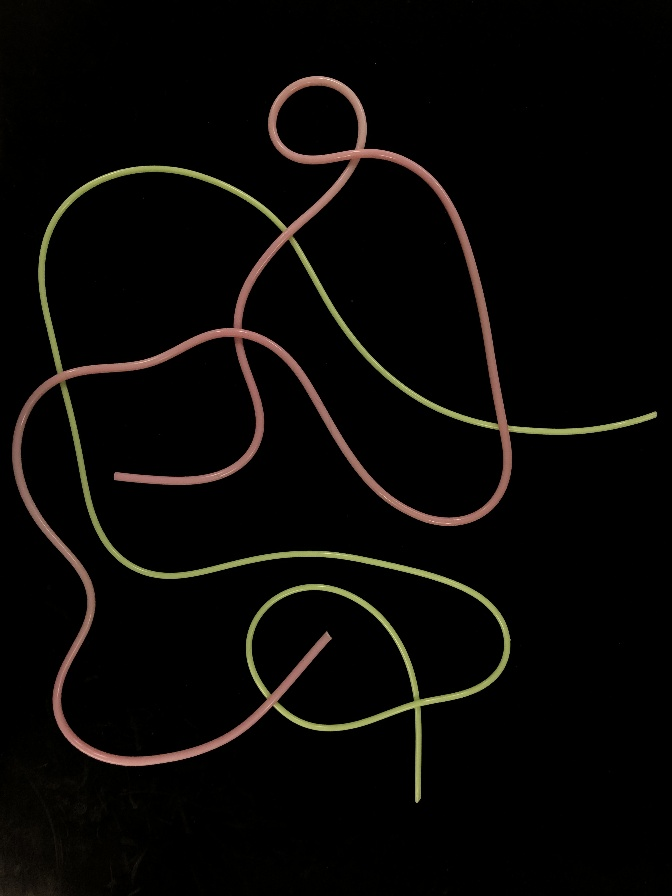
#> input picture dataset/images/img1.jpg, 672 x 896 px
$ python run.py dataset/images/img1.jpg   (older library calls are emulated)
#> lines starting #> are read from the running program, lines starting #| are printed output that depends on the picture; after the words box and inside, x2 and y2 are one past the last pixel; in counts of white or black regions, pixels touching at a corner belong together
#> further down, img is the input picture: shape (896, 672, 3); mean B, G, R 6.1, 8, 9.5
### mBEST/color_masks.py
import cv2
import numpy as np


def detect_pink_green_teal(img):
    hsv = cv2.cvtColor(img, cv2.COLOR_BGR2HSV)
#> hsv: shape (896, 672, 3); mean H, S, V 8.7, 43.6, 9.8

    # Pink
    lower_pink = np.array([0, 20, 75])
    upper_pink = np.array([20, 255, 255])
    mask_pink = cv2.inRange(hsv, lower_pink, upper_pink)
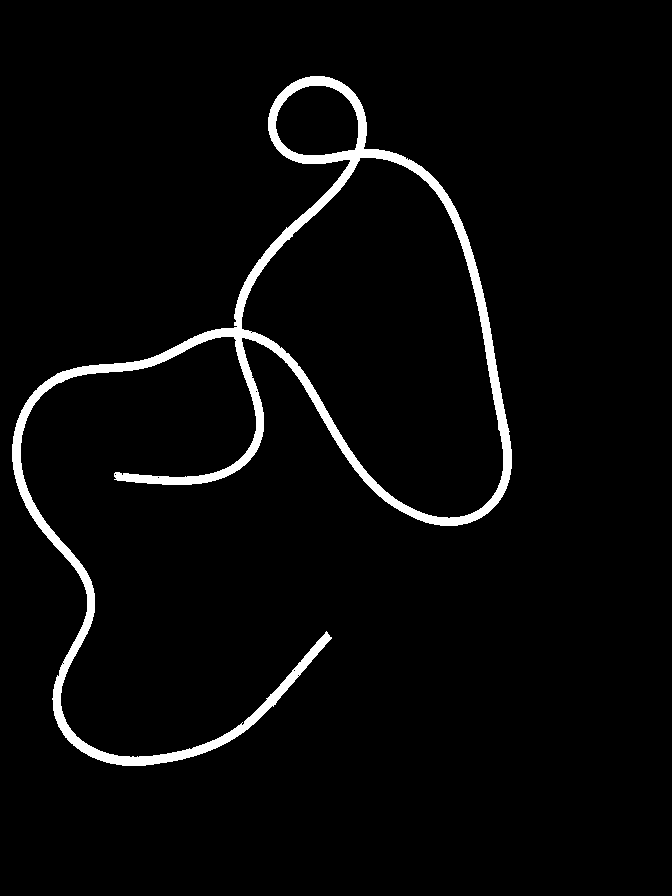
#> mask_pink: shape (896, 672); 3.5% white; 1 white region, box (x1, y1, x2, y2) and area: (12, 76, 512, 766) 20981

    lower_pink = np.array([160, 20, 75])
    upper_pink = np.array([180, 255, 255])
    mask_pink += cv2.inRange(hsv, lower_pink, upper_pink)
#> mask_pink: shape (896, 672); 3.5% white; 1 white region, box (x1, y1, x2, y2) and area: (12, 76, 512, 766) 21030

    # Green
    lower_green = np.array([25, 20, 75])
    upper_green = np.array([50, 255, 255])
    mask_green = cv2.inRange(hsv, lower_green, upper_green)
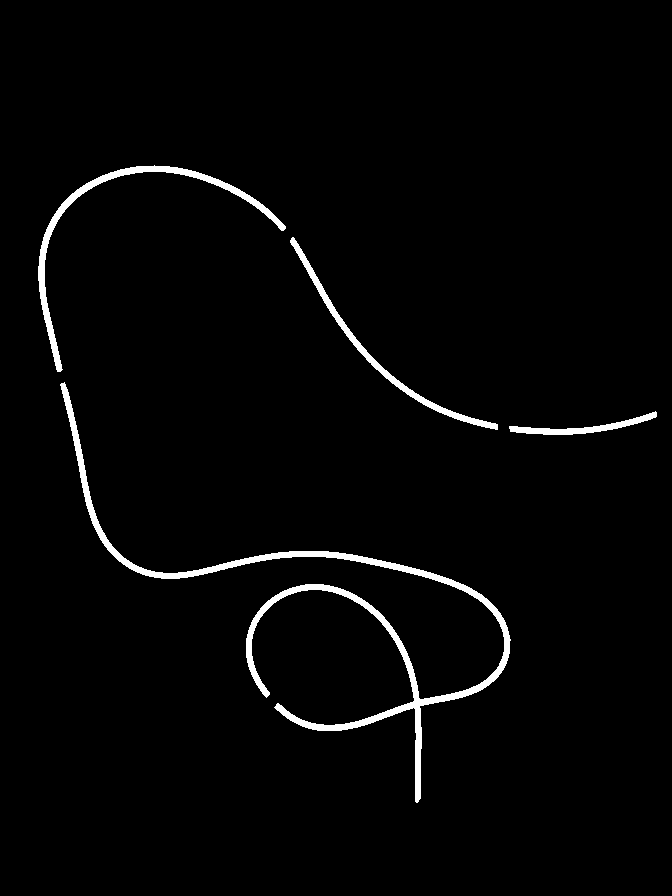
#> mask_green: shape (896, 672); 2.3% white; 4 white regions, box (x1, y1, x2, y2) and area: (60, 382, 511, 803) 8165, (38, 165, 286, 372) 2736, (290, 237, 498, 430) 1795, (509, 411, 657, 435) 927

    # Teal
    lower_teal = np.array([50, 20, 20])
    upper_teal = np.array([120, 255, 255])
    mask_teal = cv2.inRange(hsv, lower_teal, upper_teal)
#> mask_teal: shape (896, 672); every value is 0

    # Combine masks
    mask = mask_pink + mask_green + mask_teal
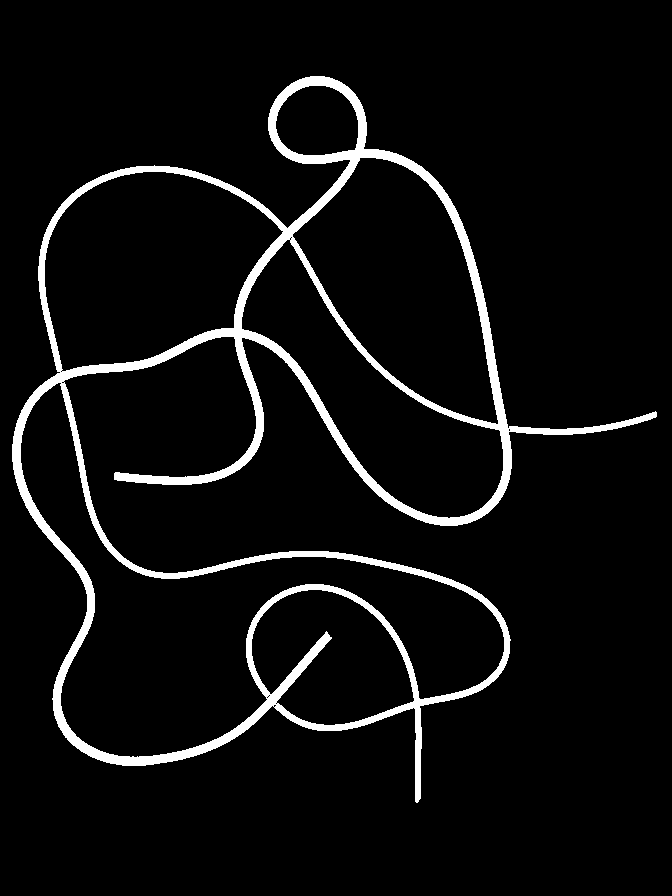
#> mask: shape (896, 672); 5.8% white; 1 white region, box (x1, y1, x2, y2) and area: (12, 76, 657, 803) 34653
    mask[mask != 0] = 255

    # Denoise
    kernel = np.ones((3, 3), np.uint8)
    mask = cv2.morphologyEx(mask, cv2.MORPH_CLOSE, kernel)
#> mask: shape (896, 672); 5.8% white; 1 white region, box (x1, y1, x2, y2) and area: (12, 76, 657, 803) 34701
    mask = cv2.morphologyEx(mask, cv2.MORPH_OPEN, kernel)
#> mask: shape (896, 672); 5.8% white; 1 white region, box (x1, y1, x2, y2) and area: (12, 76, 657, 802) 34690

    return mask

### mBEST/mBEST.py
import cv2
import numpy as np
import matplotlib.pyplot as plt
from time import time
from itertools import combinations
from skimage.draw import line
from sklearn.cluster import DBSCAN
import mBEST.utils as ut
import mBEST.skeletonize as sk


class mBEST:
    def __init__(self, colors=None):
        self.epsilon = None
        self.delta = None
        self.delta_i = None

        self.end_point_kernel = np.array(([1, 1, 1], [1, 10, 1], [1, 1, 1]), dtype=np.uint8)

        self.adjacent_pixel_clusterer = DBSCAN(eps=2, min_samples=1)

        self.image = None
        self.blurred_image = None
        self.dist_img = None

        self.colors = colors
        if colors is None:
            self.colors = [[0, 255, 0], [0, 0, 255], [255, 0, 0],
                           [0, 255, 255], [255, 255, 0], [255, 0, 255],
                           [0, 127, 0], [0, 0, 127], [127, 0, 0],
                           [0, 127, 127], [127, 127, 0], [127, 0, 127],
                           [0, 64, 0], [0, 0, 64], [64, 0, 0],
                           [0, 64, 64], [64, 64, 0], [64, 0, 64]]

    def set_image(self, image, blur_size=5):
#> called with blur_size = 5
        self.image = cv2.cvtColor(image, cv2.COLOR_BGR2RGB)
        self.blurred_image = cv2.blur(self.image, (blur_size, blur_size))

    # [455 lines left out: functions _detect_keypoints, _compute_params, _prune_split_ends, _cluster_and_match_intersections, _compute_minimal_bending_energy_paths, _construct_path and 5 more, not called in this run]

    def run(self, orig_mask, intersection_color=None, plot=False,
            save_fig=False, save_path="", save_id=0, verbose=True):
#> called with plot = True, save_fig = False, save_path = '', save_id = 0, verbose = True
        if self.image is None:
            raise RuntimeError("Add image to mBEST using set_image function.")
        verbose_print = print if verbose else lambda x: None
        times = []

        # Create the skeleton pixels.
        s = time()
        img = np.zeros((orig_mask.shape[0]+2, orig_mask.shape[1]+2), dtype=np.uint8)
        img[1:-1, 1:-1] = orig_mask
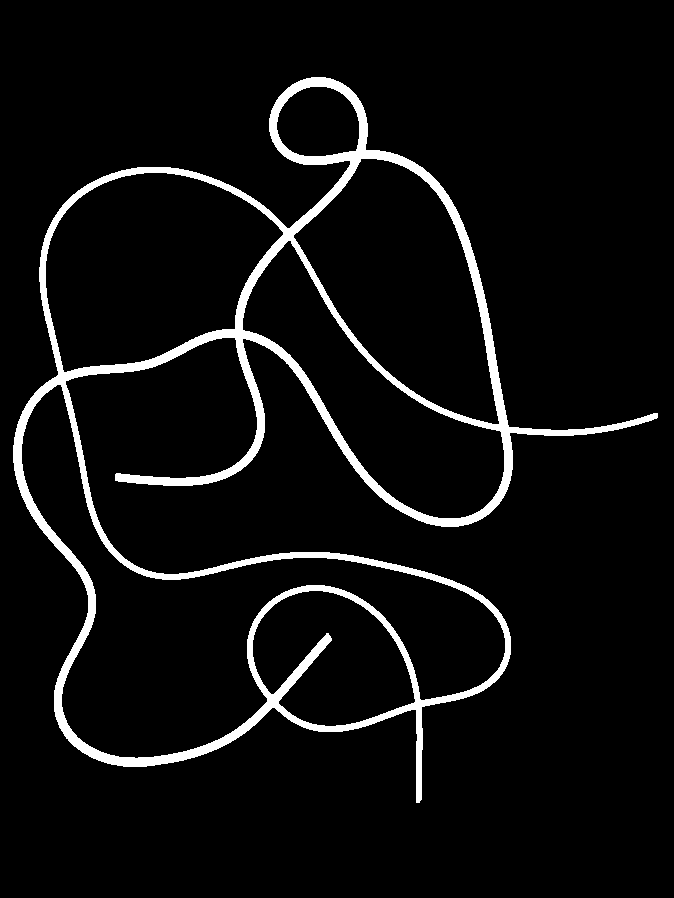
#> img: shape (898, 674); 5.7% white; 1 white region, box (x1, y1, x2, y2) and area: (13, 77, 658, 803) 34690
        mask = img == 0
        img[mask] = 0
        img[~mask] = 1
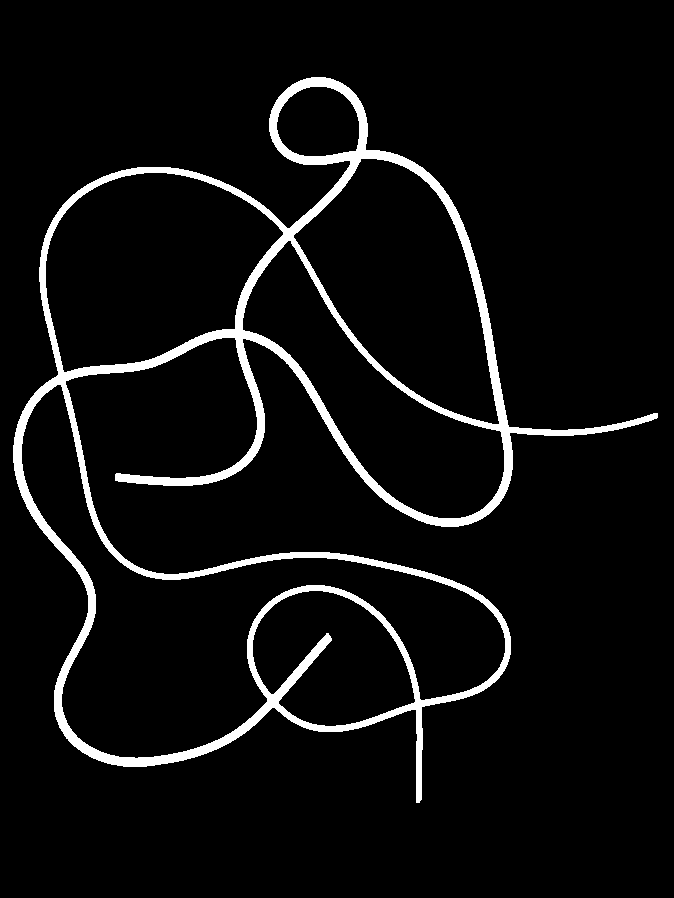
#> img: shape (898, 674); values 0 (black) and 1 (white), 5.7% white; 1 white region, box (x1, y1, x2, y2) and area: (13, 77, 658, 803) 34690
#> (the run stopped early here; a loop or call above may not have finished)

$ run again, on dataset/images/img11.jpg
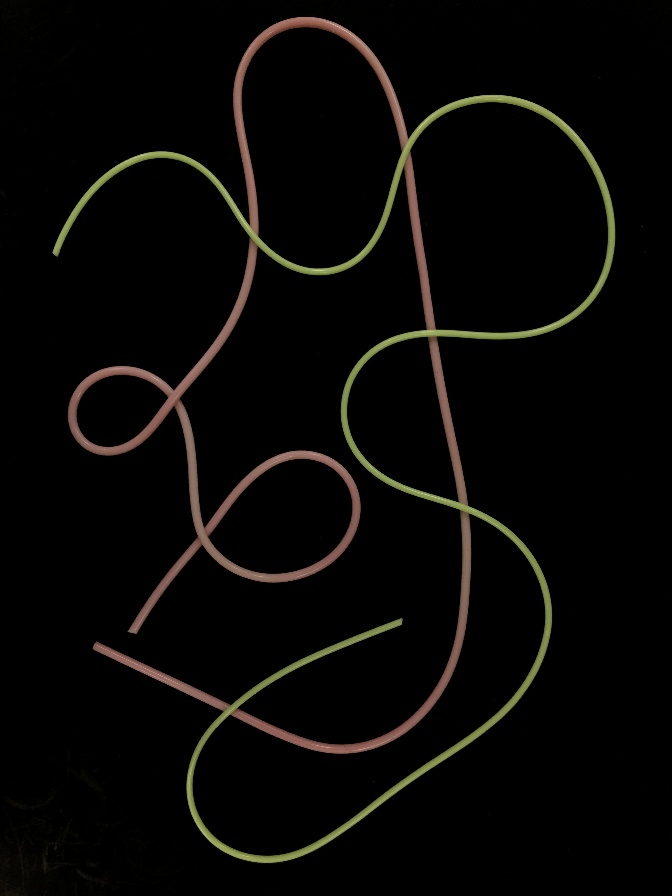
#> input picture dataset/images/img11.jpg, 672 x 896 px
#> img is the input picture: shape (896, 672, 3); mean B, G, R 5.6, 7.5, 8.6
#> hsv: shape (896, 672, 3); mean H, S, V 7.9, 33.4, 9
#> in detect_pink_green_teal, `mask_pink = cv2.inRange(hsv, lower_pink, upper_pink)`:
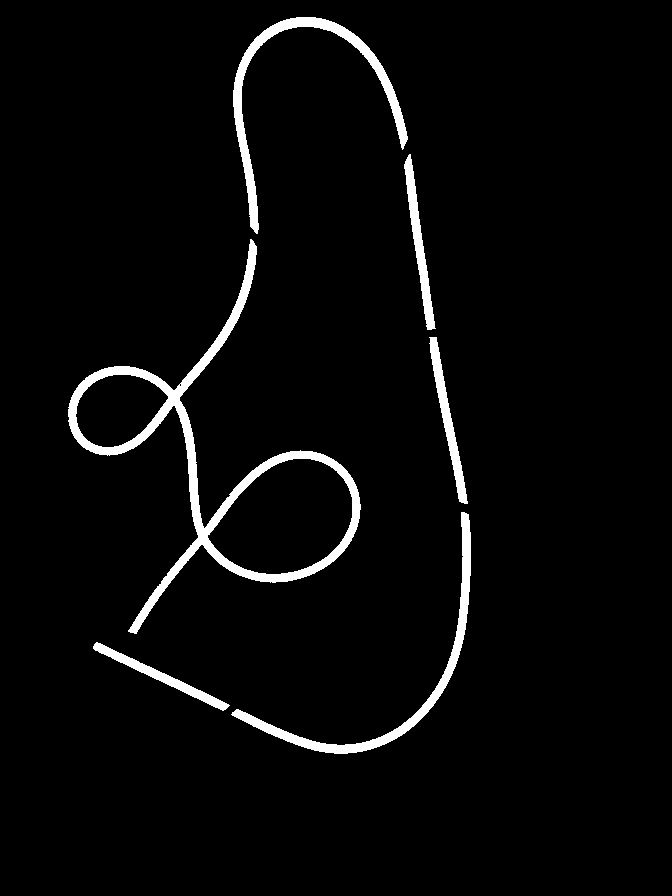
#> mask_pink: shape (896, 672); 3.5% white; 6 white regions, box (x1, y1, x2, y2) and area: (68, 239, 361, 634) 9624, (233, 17, 408, 234) 3794, (231, 512, 471, 754) 3652, (404, 154, 436, 330) 1506, (429, 337, 468, 504) 1483, (93, 642, 230, 711) 1293
#> mask_green: shape (896, 672); 2.6% white; 1 white region, box (x1, y1, x2, y2) and area: (52, 95, 615, 863) 15370
#> mask_teal: shape (896, 672); 0% white in thin lines or dots, all inside (x1, y1, x2, y2) = (426, 224, 427, 225)
#> in run, `img[~mask] = 1`:
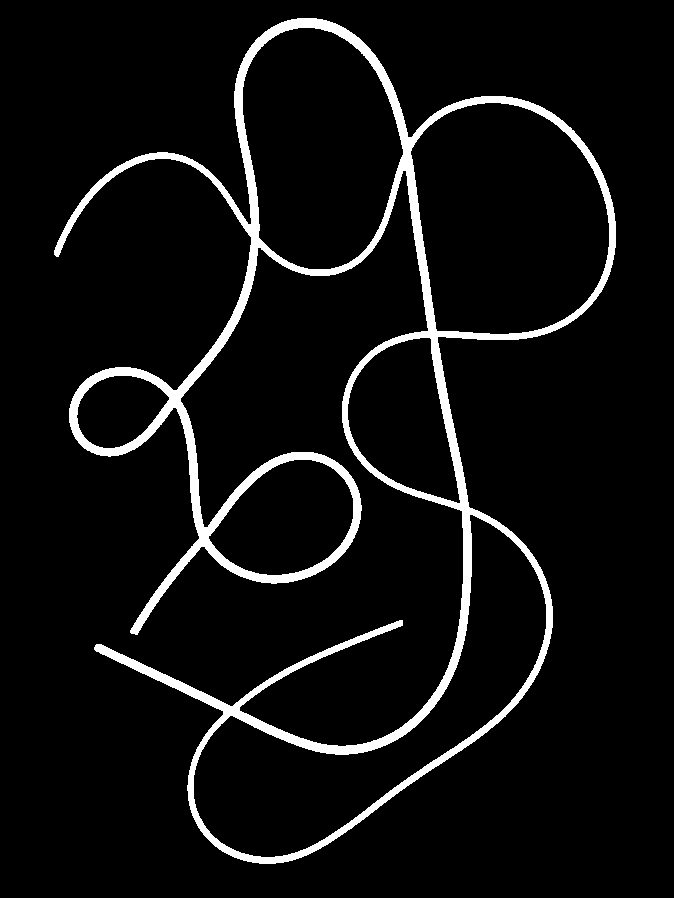
#> img: shape (898, 674); values 0 (black) and 1 (white), 6.1% white; 1 white region, box (x1, y1, x2, y2) and area: (54, 18, 616, 864) 36818

$ run again, on dataset/images/img12.jpg
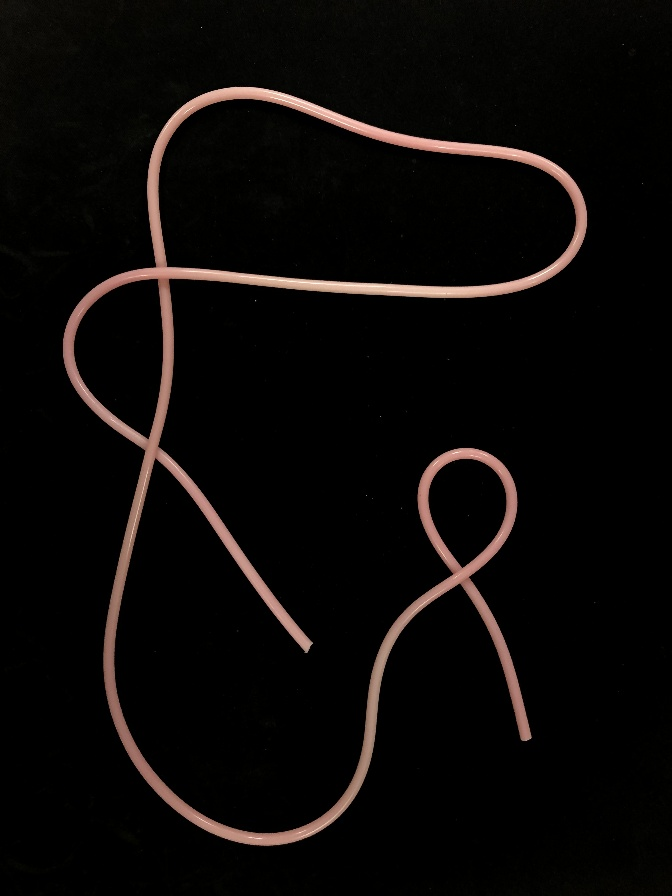
#> input picture dataset/images/img12.jpg, 672 x 896 px
#> img is the input picture: shape (896, 672, 3); mean B, G, R 7.9, 9.2, 12
#> hsv: shape (896, 672, 3); mean H, S, V 11.7, 64.7, 12.1
#> in detect_pink_green_teal, `mask_pink = cv2.inRange(hsv, lower_pink, upper_pink)`:
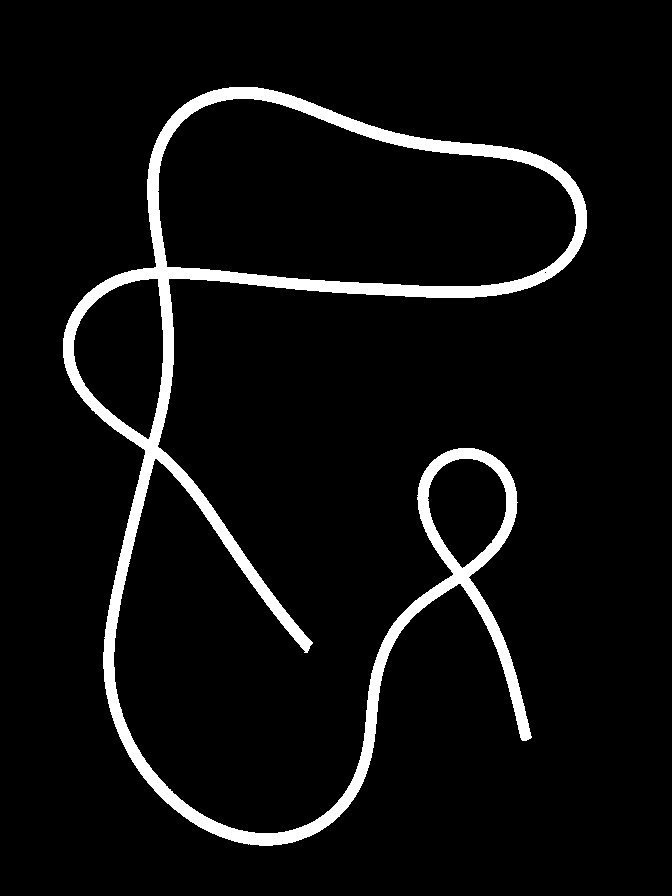
#> mask_pink: shape (896, 672); 5.8% white; 1 white region, box (x1, y1, x2, y2) and area: (63, 87, 587, 846) 35149
#> mask_green: shape (896, 672); every value is 0
#> mask_teal: shape (896, 672); 0% white in thin lines or dots, all inside (x1, y1, x2, y2) = (149, 134, 150, 136)
#> in run, `img[~mask] = 1`:
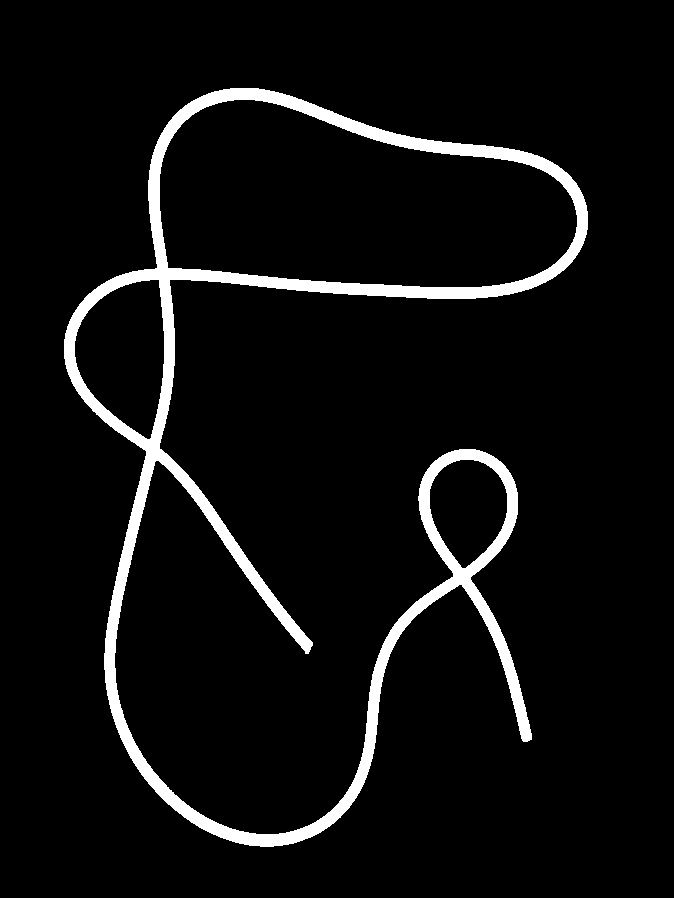
#> img: shape (898, 674); values 0 (black) and 1 (white), 5.8% white; 1 white region, box (x1, y1, x2, y2) and area: (64, 88, 588, 847) 35167
